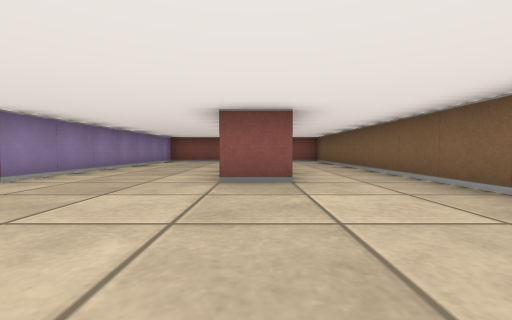
view 1 (above)

16 first-person views from a walk through a cub3D level. The camera is about half as high as the walls, tilts 2° down and sees 90° across. The floor is counted in squares. Each view is taken from the middle of a square. On the plan, view 1 faces up. The plan holds only what a view shows up to about 9 squares ahead; the rest is blank.

view 2
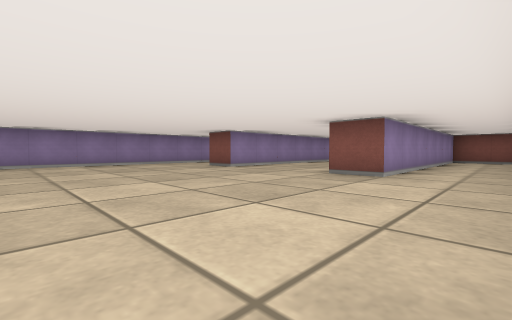

view 3
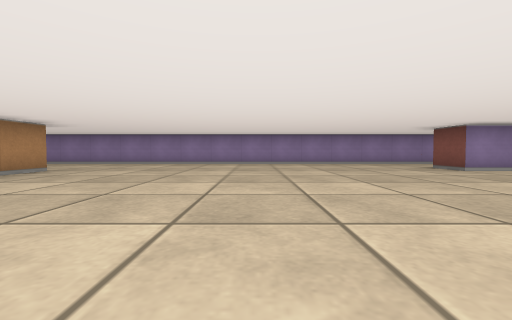

view 4
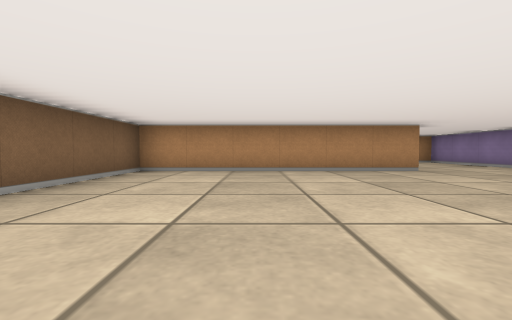

view 5
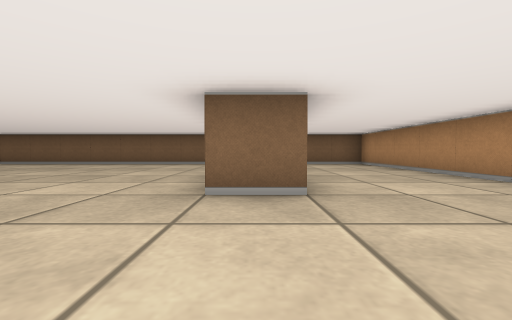

view 6
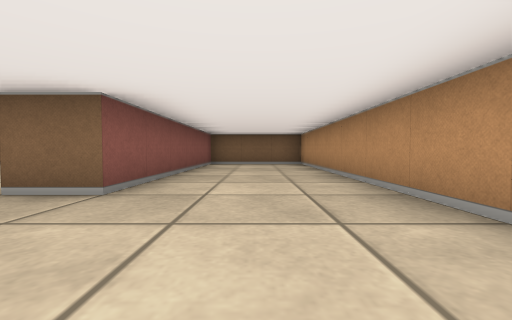

view 7
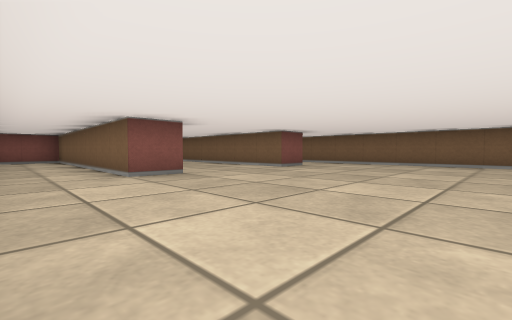

view 8
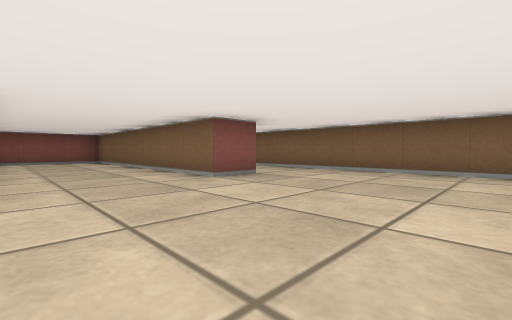

view 9
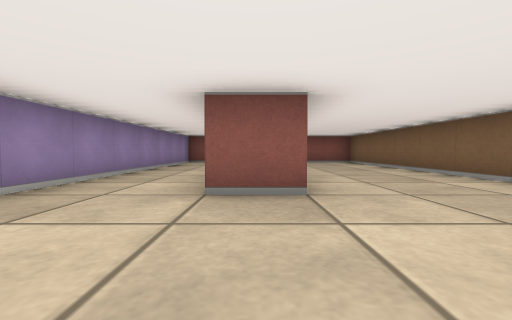

view 10
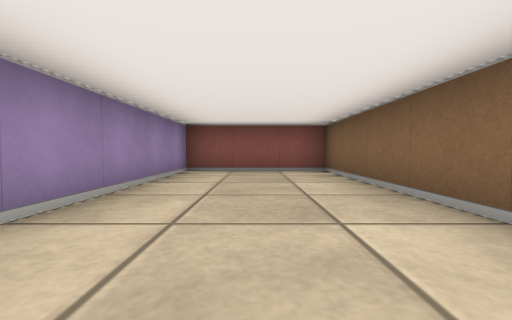

view 11
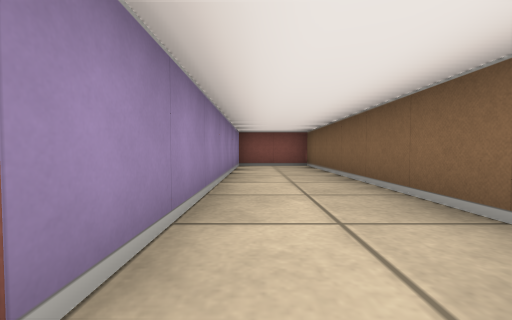

view 12
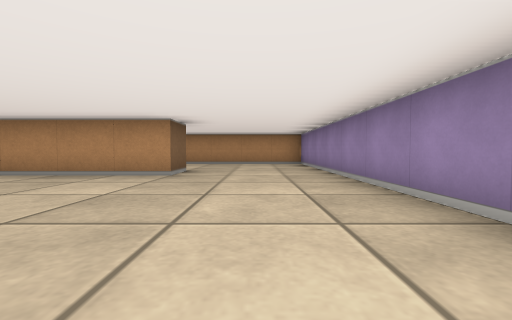

view 13
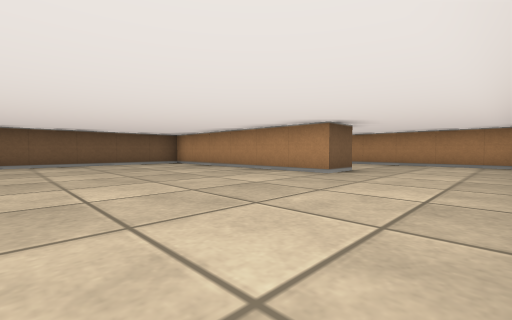

view 14
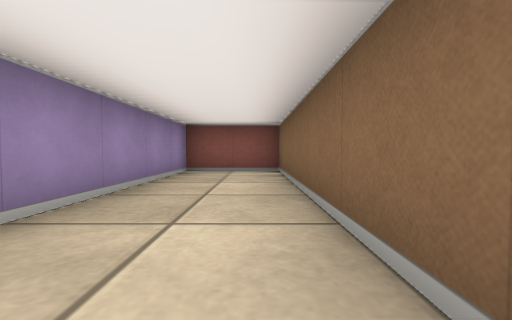

view 15
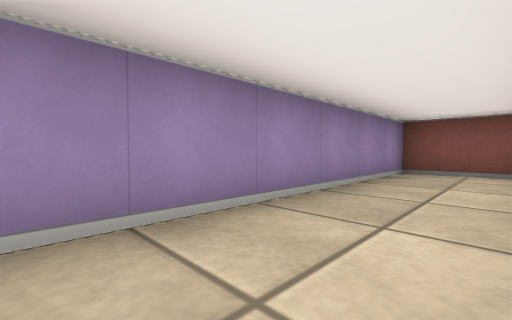

view 16
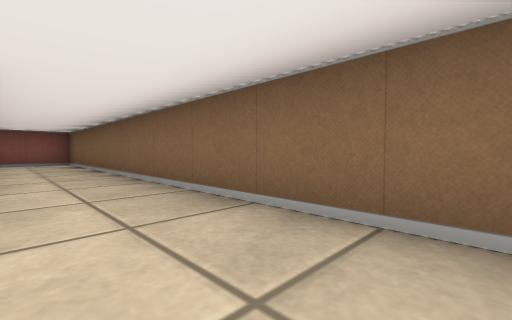

### Floor plan
Points are (right, up) in squares from view 1. A wall is a line through its corners. A room is listed if a view was taken in it or the views show most of it. See-through windows are left out.
Room 1 (views 1, 2, 3, 4, 5, 6, 7, 8, 9, 10, 11, 12, 13, 14, 15, 16)
walls: (-3.5, 3.5) (-4.5, 3.5) (-4.5, 10.5) (-6.5, 10.5) (-6.5, -9.5) (2.5, -9.5) (2.5, -6.5) (-3.5, -6.5) (-3.5, -5.5) (2.5, -5.5) (2.5, 10.5) (0.5, 10.5) (0.5, 3.5) (-0.5, 3.5) (-0.5, 10.5) (-3.5, 10.5) (-3.5, 3.5)

Where each view was taken, in squares from view 1:
view 1: 0 up, 0 right, facing up
view 2: 1 down, 2 right, facing up-left
view 3: 1 down, 2 right, facing left
view 4: 0 up, 0 right, facing down
view 5: 6 down, 6 left, facing right
view 6: 8 down, 6 left, facing right
view 7: 1 down, 6 left, facing up-right
view 8: 0 up, 3 left, facing up-right
view 9: 1 up, 4 left, facing up
view 10: 5 up, 2 left, facing up
view 11: 3 up, 1 right, facing up
view 12: 1 down, 5 left, facing down
view 13: 1 down, 6 left, facing down-right
view 14: 5 up, 5 left, facing up
view 15: 5 up, 5 left, facing up-left
view 16: 1 up, 1 right, facing up-right
